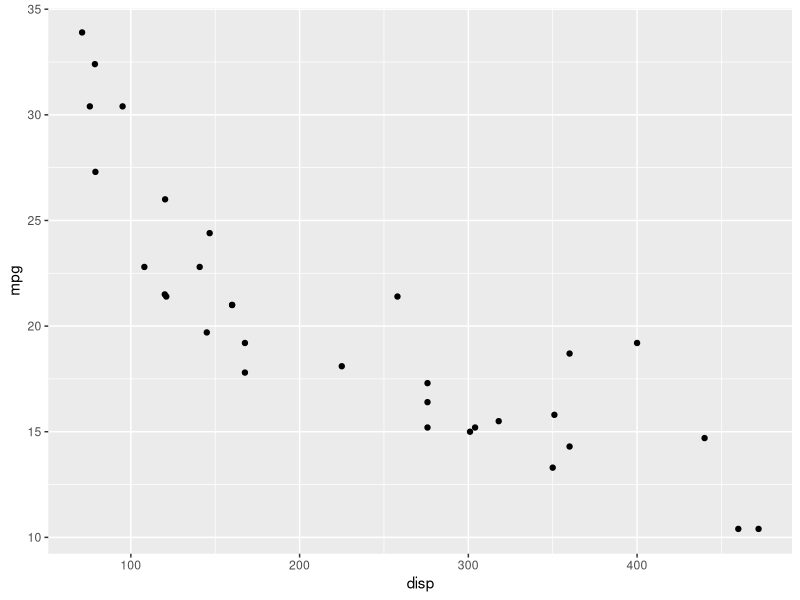
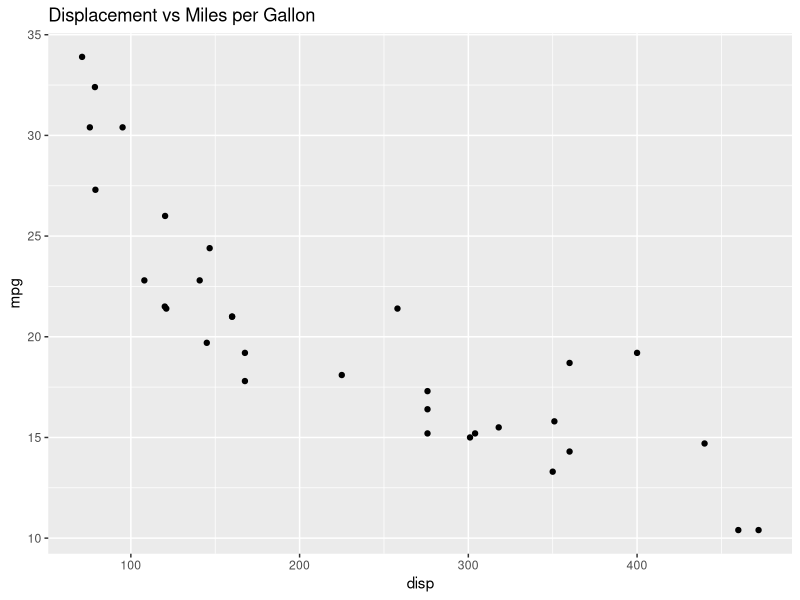
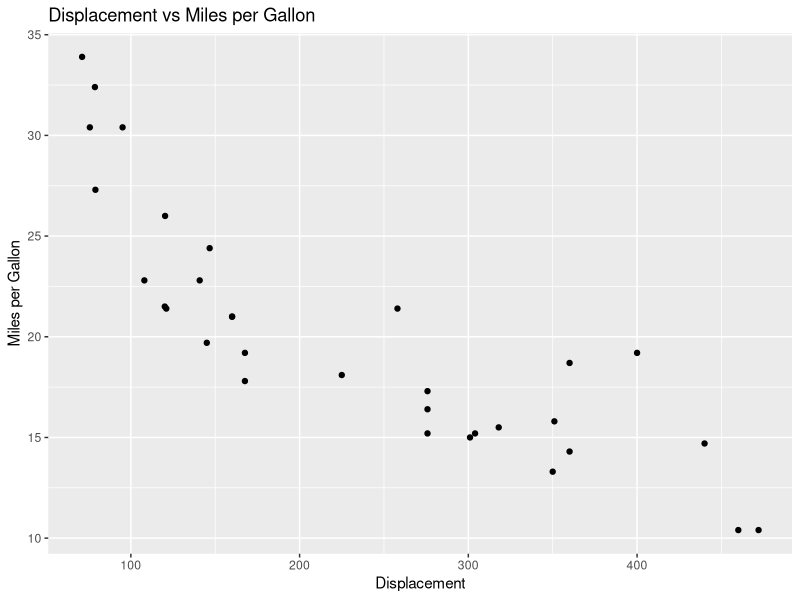
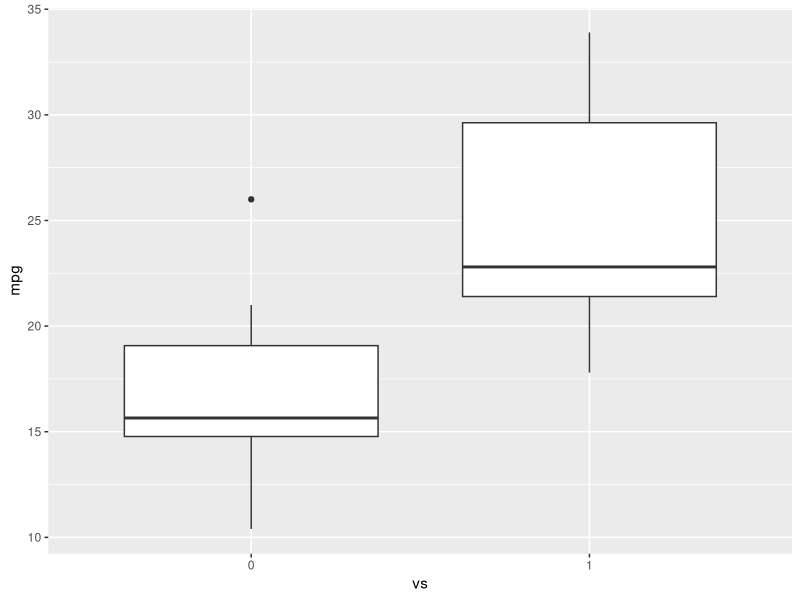
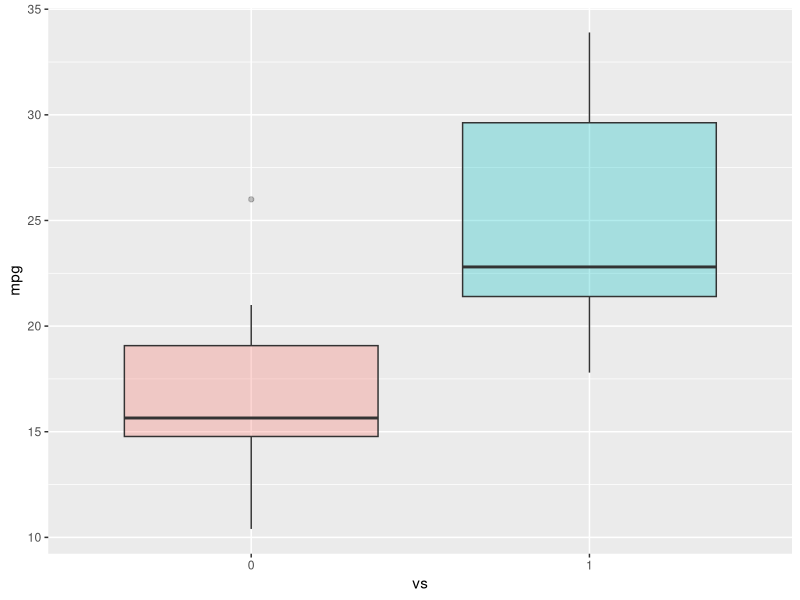
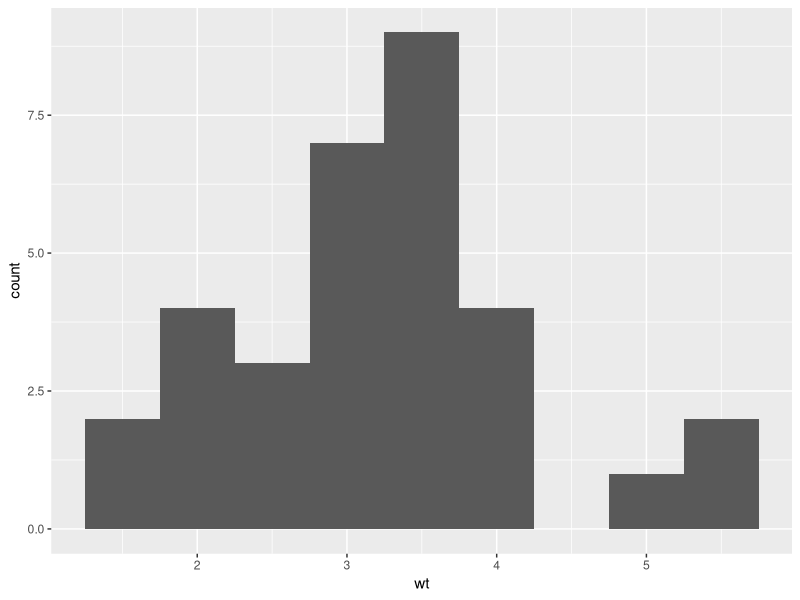
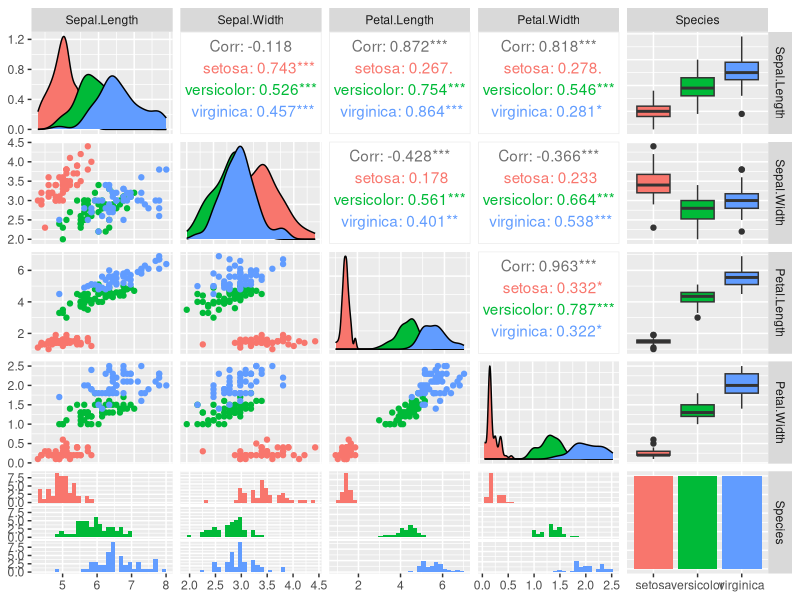

These figures' R source, in order:
library(datasets)
# Load Data
data("mtcars")
# View first 5 rows
head(mtcars, 5)

# Load ggplot package
library(ggplot2)
# Create a scatterplot of displacement (disp) and miles per gallon (mpg)
ggplot(aes(x=disp, y=mpg), data=mtcars) + geom_point()

# Add a title
ggplot(aes(x=disp, y=mpg), data=mtcars) + geom_point() + ggtitle("Displacement vs Miles per Gallon")

# Change axis names
ggplot(aes(x=disp, y=mpg), data=mtcars) + geom_point() + ggtitle("Displacement vs Miles per Gallon") + labs(x="Displacement", y="Miles per Gallon")

# Make vs a Factor
mtcars$vs <- as.factor(mtcars$vs)

# Create a boxplot of the distribution for v-shaped and straight engine
ggplot(aes(x=vs, y=mpg), data=mtcars) + geom_boxplot()

# Add colors to the boxplot
ggplot(aes(x=vs, y=mpg, fill=vs), data=mtcars) +
  geom_boxplot(alpha=0.3) +
  theme(legend.position="none")

# Create the histogram of weight
ggplot(aes(x=wt), data=mtcars) + geom_histogram(binwidth=0.5)

# Plot with ggplot and GGally
library(datasets)
data("iris")
View(iris)

library(GGally)
ggpairs(iris, mapping = ggplot2::aes(colour = Species))
